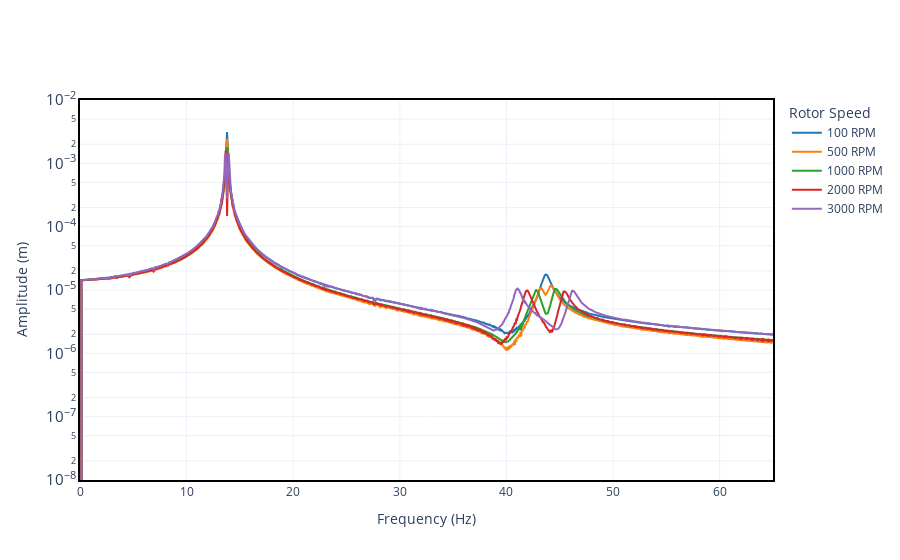

Source (notebook cell):
### Markdown cell above
### Plotting response

### Code cell
fig.update_layout(
    xaxis=dict(title="Frequency (Hz)"),
    yaxis=dict(
        title="Amplitude (m)",
        type="log",
        range=[-8, -2],
        exponentformat="power",
    ),
    legend=dict(
        title=dict(text="Rotor Speed"),
    ),
)

fig.show()

### Figure 1 — Plotly figure (JSON) as saved in the notebook; plotly's stock layout.template omitted (floating-point values rounded to 4 significant figures; data arrays with more than 128 entries replaced by an {"elided": "..."} marker saying what was removed)
{"data": [{"line": {"width": 2}, "mode": "lines", "name": "100 RPM", "type": "scatter", "x": {"elided": "1000 float values"}, "y": {"elided": "1000 float values"}}, {"line": {"width": 2}, "mode": "lines", "name": "500 RPM", "type": "scatter", "x": {"elided": "1000 float values"}, "y": {"elided": "1000 float values"}}, {"line": {"width": 2}, "mode": "lines", "name": "1000 RPM", "type": "scatter", "x": {"elided": "1000 float values"}, "y": {"elided": "1000 float values"}}, {"line": {"width": 2}, "mode": "lines", "name": "2000 RPM", "type": "scatter", "x": {"elided": "1000 float values"}, "y": {"elided": "1000 float values"}}, {"line": {"width": 2}, "mode": "lines", "name": "3000 RPM", "type": "scatter", "x": {"elided": "1000 float values"}, "y": {"elided": "1000 float values"}}], "layout": {"legend": {"title": {"text": "Rotor Speed"}}, "xaxis": {"title": {"text": "Frequency (Hz)"}}, "yaxis": {"exponentformat": "power", "range": [-8, -2], "title": {"text": "Amplitude (m)"}, "type": "log"}}}
